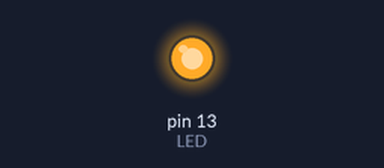
Bench run of a sketch on a simulated Arduino Uno, built with avr-gcc and run on an emulated ATmega328P. Shown: output pins drawn as LEDs (lit = HIGH). What the sketch prints to the serial monitor is not drawn.

Above: at 10.4 s.
At 23.4 s:
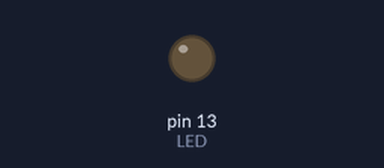
Timing chart, 0 to 33.8 s (numbered marks = the images above):
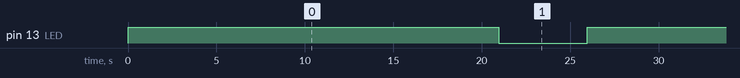

Measured:
- by itself, pin 13 (LED): alternates HIGH for 21.0 s and LOW for 5.0 s

The sketch:

Time_Plotter.ino
```cpp
const int LED = 13;
int numMeasurements = 10;

void f_Delay_Micro_Sec(unsigned int Delay){
  unsigned long useconds, useconds_Dif;
  useconds = micros();
  delayMicroseconds(Delay);
  useconds_Dif = micros() - useconds;
  Serial.print(Delay);
  Serial.print(",");
  Serial.println(useconds_Dif);
}

void setup() {
  pinMode(LED, OUTPUT);
  Serial.begin(9600);
}

void loop() {
  digitalWrite(LED, HIGH);

  for (int i = 0; i <= 100; i++) {
    int delayTime = i * 500;
    Serial.print("Delay=");
    Serial.println(delayTime);

    unsigned long totalElapsed = 0;
    for (int j = 0; j < numMeasurements; j++) {
      f_Delay_Micro_Sec(delayTime);
      totalElapsed += micros();
    }
    unsigned long averageElapsed = totalElapsed / numMeasurements;
    Serial.print("Avg Elapsed=");
    Serial.println(averageElapsed);

    delay(100);
  }

  digitalWrite(LED, LOW);
  delay(5000);
}
```
